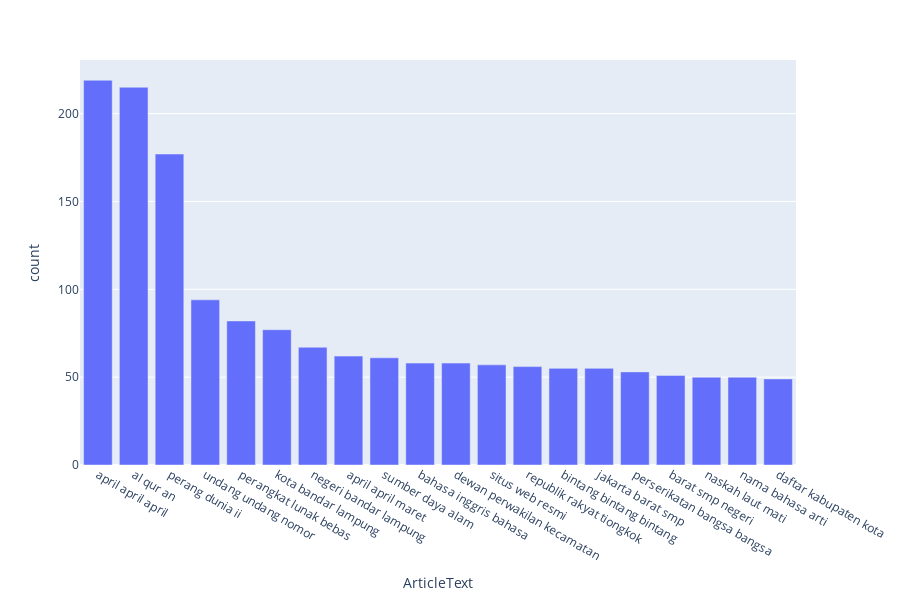

Notebook cell for this chart:
### Code cell
common_words = get_top_n_words(corpus_wiki_sw, 20)

for word, freq in common_words:
    print(word, freq)

df2 = pd.DataFrame(common_words, columns = ['ArticleText' , 'count'])

ax = df2.plot.bar(x='ArticleText', y='count', rot=0)
plt.show()

fig = px.bar(df2, x='ArticleText', y='count')
fig.show()

### Figure 1 — Plotly figure (JSON) as saved in the notebook; plotly's stock layout.template omitted (floating-point values rounded to 4 significant figures)
{"data": [{"alignmentgroup": "True", "hoverlabel": {"namelength": 0}, "hovertemplate": "ArticleText=%{x}<br>count=%{y}", "legendgroup": "", "marker": {"color": "#636efa"}, "name": "", "offsetgroup": "", "orientation": "v", "showlegend": false, "textposition": "auto", "type": "bar", "x": ["april april april", "al qur an", "perang dunia ii", "undang undang nomor", "perangkat lunak bebas", "kota bandar lampung", "negeri bandar lampung", "april april maret", "sumber daya alam", "bahasa inggris bahasa", "dewan perwakilan kecamatan", "situs web resmi", "republik rakyat tiongkok", "bintang bintang bintang", "jakarta barat smp", "perserikatan bangsa bangsa", "barat smp negeri", "naskah laut mati", "nama bahasa arti", "daftar kabupaten kota"], "xaxis": "x", "y": [219, 215, 177, 94, 82, 77, 67, 62, 61, 58, 58, 57, 56, 55, 55, 53, 51, 50, 50, 49], "yaxis": "y"}], "layout": {"barmode": "relative", "height": 600, "legend": {"tracegroupgap": 0}, "margin": {"t": 60}, "xaxis": {"anchor": "y", "domain": [0, 1], "title": {"text": "ArticleText"}}, "yaxis": {"anchor": "x", "domain": [0, 1], "title": {"text": "count"}}}}
